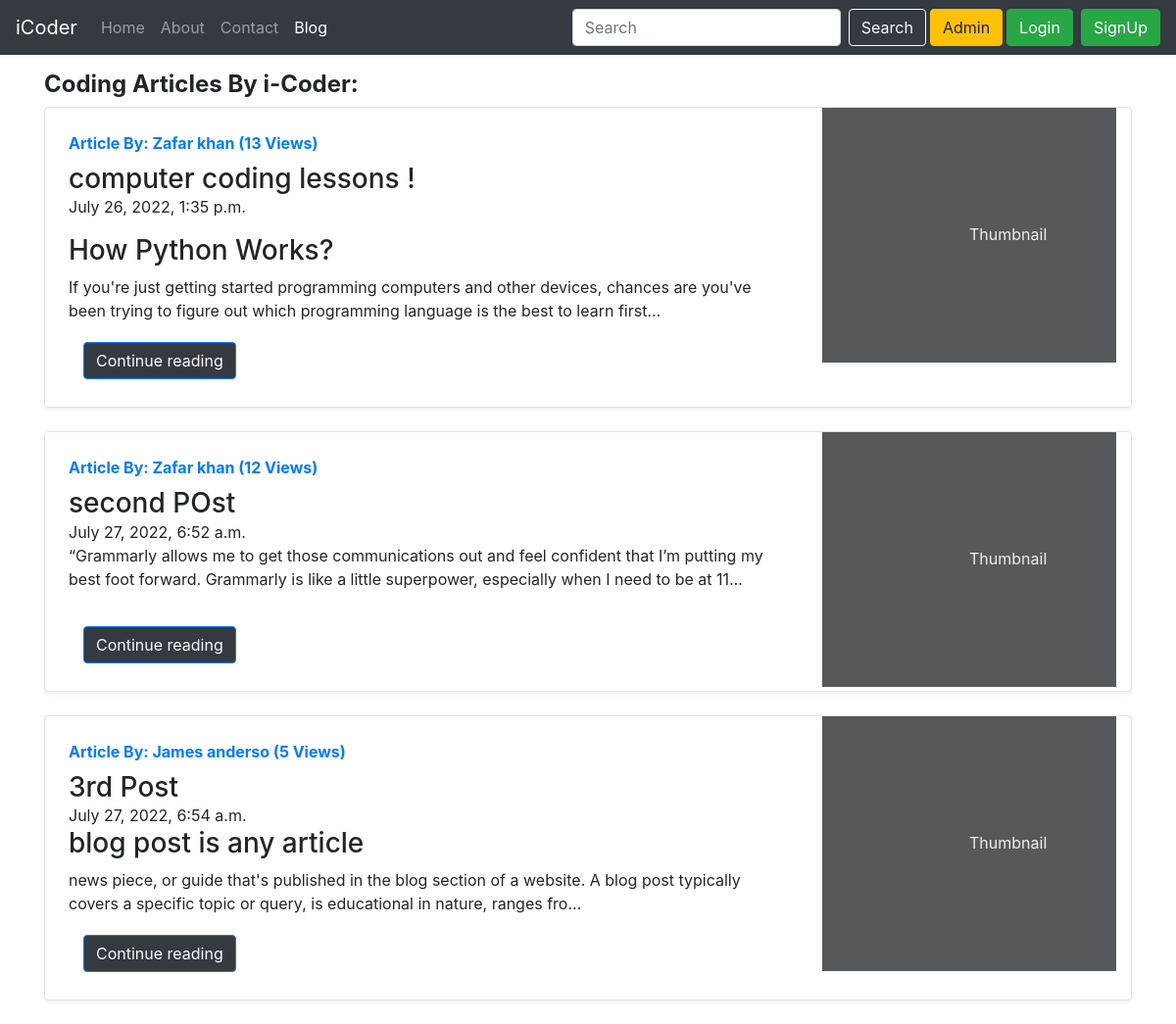
Screenshot of /blog/ with the database file from the repository.
### blog/models.py (models this page shows, shortened)
class post(models.Model):
    sno = models.AutoField(primary_key=True)
    title = models.CharField(max_length=50)
    author = models.CharField(max_length=13)
    slug = models.CharField(max_length=130)
    content= models.TextField()
    views = models.IntegerField(default=0)
    images = models.ImageField(upload_to='')
    Timestamp = models.DateTimeField(blank=True)

### blog/views.py (the view)
# urls.py: path("", views.blogHome , name="blogHome"),
def blogHome(request):
    allPost = post.objects.all()
    context = {"allPost":allPost}
    return render(request , "blog/blogHome.html" , context)

### templates/blog/blogHome.html (shortened to what this page needs)
{% extends 'base.html' %}
{% block blogactive %}active{% endblock blogactive  %}
{% block body %}
<div class="container my-3">
    <h4><b>Coding Articles By i-Coder:</b></h4>
    {% for post in allPost %}
    <div class= "container-fluid scol-md-6">
        <div class="row g-0 border rounded overflow-hidden flex-md-row mb-4 shadow-sm h-md-250 position-relative">
          <div class="col p-4 d-flex flex-column position-static">
            <strong class="d-inline-block mb-2 text-primary">Article By: {{post.author}} ({{post.views}} Views)</strong>
            <h3 class="mb-0">{{post.title}}</h3>
            <div class="mb-0">{{post.Timestamp}}</div>
            <p class="card-text mb-auto"><div class="preview">{{post.content |safe| truncatechars:200}}</div></p>
            <div class="container my-1">
            <a href="/blog/{{post.slug}}" role="button" class="btn btn-primary bg-dark text-light"> Continue reading</a>
            </div>
          </div>
          <div class="col-auto d-none d-lg-block">
            <svg class="bd-placeholder-img" width="300" height="260" xmlns="http://www.w3.org/2000/svg" role="img" aria-label="Placeholder: Thumbnail" preserveAspectRatio="xMidYMid slice" focusable="false"><title>Placeholder</title><rect width="100%" height="100%" fill="#55595c"></rect><text x="50%" y="50%" fill="#eceeef" dy=".3em">Thumbnail</text></svg>
          </div>
          </div>
        </div>
        {% endfor %}
</div>
{% endblock body %}

### templates/base.html (shortened to what this page needs)
<!doctype html>
<html lang="en">
  <head>
    <link rel="stylesheet" href="https://stackpath.bootstrapcdn.com/bootstrap/4.5.2/css/bootstrap.min.css">
  </head>
  <body>
    <nav class="navbar navbar-expand-lg navbar-dark bg-dark">
        <a class="navbar-brand" href="/">iCoder</a>
        <div class="collapse navbar-collapse" id="navbarSupportedContent">
          <ul class="navbar-nav mr-auto">
            <li class="nav-item {% block homeactive %}{% endblock homeactive  %}">
              <a class="nav-link" href="/">Home <span class="sr-only">(current)</span></a>
            </li>
            <li class="nav-item {% block aboutactive %}{% endblock aboutactive  %}">
              <a class="nav-link" href="/about">About</a>
            </li>
            <li class="nav-item {% block contactactive %}{% endblock contactactive  %}">
              <a class="nav-link" href="/contact">Contact</a>
            </li>
            <li class="nav-item {% block blogactive %}{% endblock blogactive  %}">
              <a class="nav-link" href="/blog">Blog</a>
            </li>
          </ul>
          <form method="get" action="/search" class="form-inline my-2 my-lg-0 mx-3l">
            <input class="form-control mr-sm-2" type="search" placeholder="Search" aria-label="Search" name="query" id="query">
              <button type="sumit" class="btn btn-outline-light  me-2"> Search </button>
          </form>
  {% if user.is_authenticated %}
<ul class="navbar-nav mr-2">
<li class="nav-item dropdown">
<a class="nav-link dropdown-toggle text-light" href='#' id="navbarDropdown" role="button" data-toggle="dropdown"> Welcome {{request.user}}</a>
<div class="dropdown-menu" aria-labelledby="navbarDropdown">
          <a class="dropdown-item" href="/logout">Logout</a>
        </div>
      </li>
      </ul>
      </div>
  {% else %}
<a href="/admin" button type="button" class="btn btn-warning mx-1">Admin</a>
<button type="button" class="btn btn-success mr-2 " data-toggle="modal" data-target="#loginModal">
  Login
  </button>
  <button type="button" class="btn btn-success" data-toggle="modal" data-target="#signupModal">
  SignUp
  </button>
  {% endif %}
          </div>
        </nav>
        {% block body %}  {% endblock body %}
  </body>
</html>

### rows the page displays
post: author "Zafar khan", views "13", title "computer coding lessons !", Timestamp "July 26, 2022, 1:35 p.m.", content "How Python Works? If you're just getting started programming computers and other devices, chances are you've been trying to figure out which programming language is the best to learn first…"
post: author "Zafar khan", views "12", title "second POst", Timestamp "July 27, 2022, 6:52 a.m.", content "“Grammarly allows me to get those communications out and feel confident that I’m putting my best foot forward. Grammarly is like a little superpower, especially when I need to be at 11…"
post: author "James anderso", views "5", title "3rd Post", Timestamp "July 27, 2022, 6:54 a.m.", content "blog post is any article news piece, or guide that's published in the blog section of a website. A blog post typically covers a specific topic or query, is educational in nature, ranges fro…"
